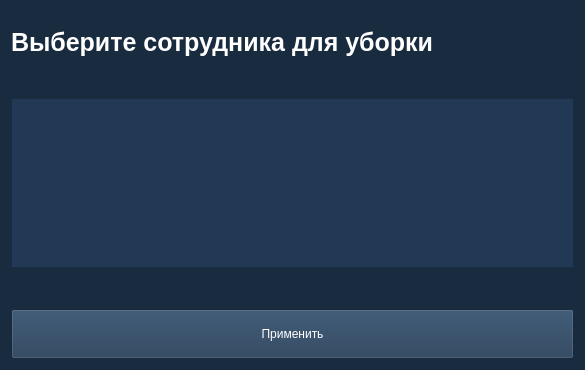
<?xml version="1.0" encoding="UTF-8"?>
<ui version="4.0">
 <class>ChangeScheduleWorker</class>
 <widget class="QWidget" name="ChangeScheduleWorker">
  <property name="geometry">
   <rect>
    <x>0</x>
    <y>0</y>
    <width>585</width>
    <height>370</height>
   </rect>
  </property>
  <property name="windowTitle">
   <string>Form</string>
  </property>
  <property name="styleSheet">
   <string notr="true">background-color: rgb(25,43,63)
</string>
  </property>
  <layout class="QVBoxLayout" name="verticalLayout">
   <item>
    <spacer name="verticalSpacer">
     <property name="orientation">
      <enum>Qt::Vertical</enum>
     </property>
     <property name="sizeHint" stdset="0">
      <size>
       <width>20</width>
       <height>40</height>
      </size>
     </property>
    </spacer>
   </item>
   <item>
    <widget class="QLabel" name="label">
     <property name="styleSheet">
      <string notr="true">color: white; font: bold 25px;</string>
     </property>
     <property name="text">
      <string>Выберите сотрудника для уборки</string>
     </property>
    </widget>
   </item>
   <item>
    <spacer name="verticalSpacer_2">
     <property name="orientation">
      <enum>Qt::Vertical</enum>
     </property>
     <property name="sizeHint" stdset="0">
      <size>
       <width>20</width>
       <height>40</height>
      </size>
     </property>
    </spacer>
   </item>
   <item>
    <spacer name="verticalSpacer_4">
     <property name="orientation">
      <enum>Qt::Vertical</enum>
     </property>
     <property name="sizeHint" stdset="0">
      <size>
       <width>20</width>
       <height>40</height>
      </size>
     </property>
    </spacer>
   </item>
   <item>
    <widget class="QListView" name="workers_list">
     <property name="styleSheet">
      <string notr="true">background-color: rgb(33, 57, 84);
color: rgb(255, 255, 255);
selection-background-color: rgb(65, 116, 167);
selection-color: rgb(25, 44, 64);
border-color: rgb(25,43,63);</string>
     </property>
     <property name="editTriggers">
      <set>QAbstractItemView::NoEditTriggers</set>
     </property>
    </widget>
   </item>
   <item>
    <spacer name="verticalSpacer_5">
     <property name="orientation">
      <enum>Qt::Vertical</enum>
     </property>
     <property name="sizeHint" stdset="0">
      <size>
       <width>20</width>
       <height>40</height>
      </size>
     </property>
    </spacer>
   </item>
   <item>
    <spacer name="verticalSpacer_3">
     <property name="orientation">
      <enum>Qt::Vertical</enum>
     </property>
     <property name="sizeHint" stdset="0">
      <size>
       <width>20</width>
       <height>40</height>
      </size>
     </property>
    </spacer>
   </item>
   <item>
    <widget class="QPushButton" name="ok_button">
     <property name="minimumSize">
      <size>
       <width>0</width>
       <height>50</height>
      </size>
     </property>
     <property name="styleSheet">
      <string notr="true">background-color: rgb(33, 57, 84);
color: rgb(255, 255, 255);
selection-background-color: rgb(65, 116, 167);
selection-color: rgb(25, 44, 64);
border-color: rgb(25,43,63);</string>
     </property>
     <property name="text">
      <string>Применить</string>
     </property>
    </widget>
   </item>
  </layout>
 </widget>
 <resources/>
 <connections/>
</ui>
